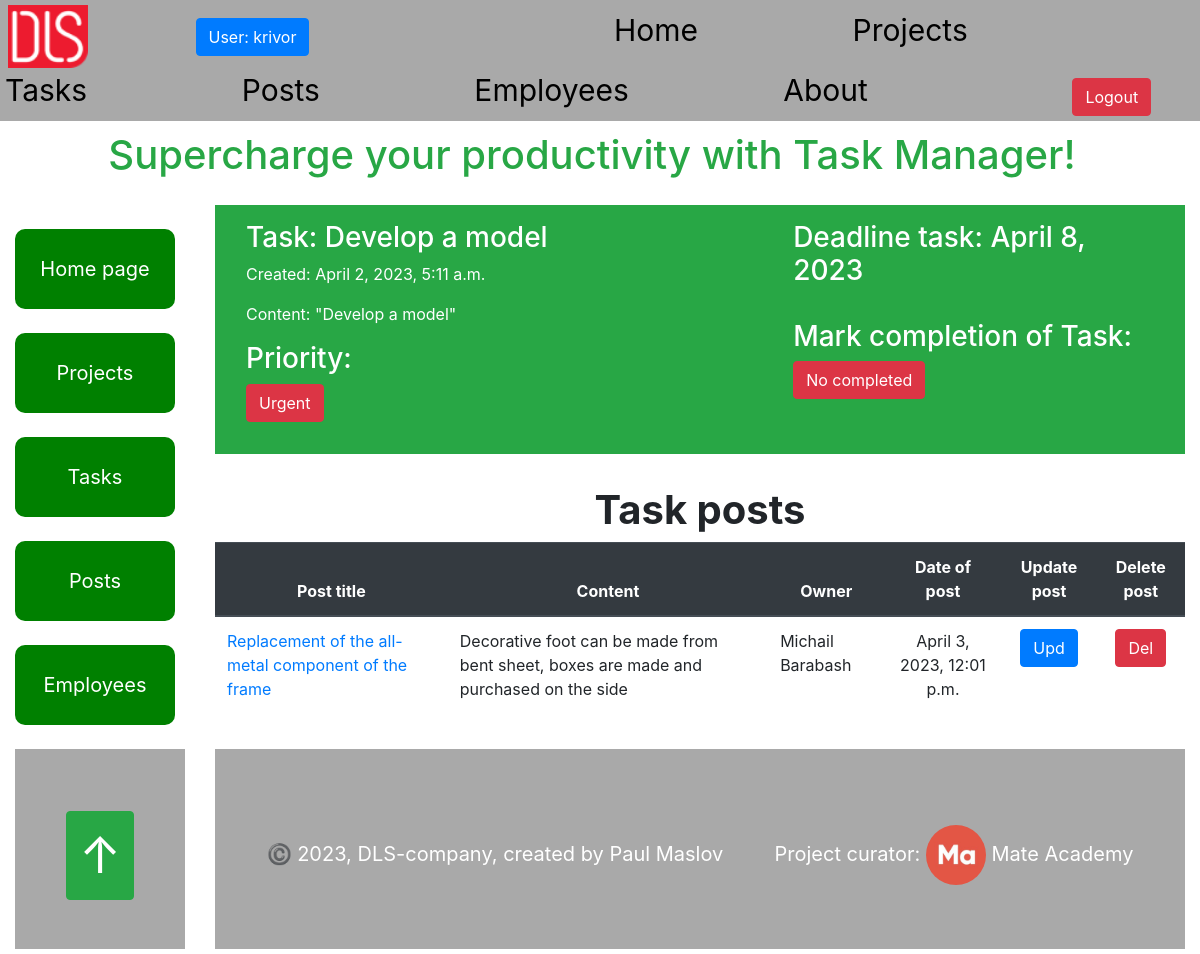
Page /tasks/1/ (signed in) on the committed database.
### task_manager/models.py (models this page shows, shortened)
class Employee(AbstractUser):
    position = models.ForeignKey(
        Position,
        null=True,
        blank=True,
        on_delete=models.CASCADE,
        related_name="employees"
    )
    class Meta:
        ordering = ["username"]
        verbose_name = "employee"
        verbose_name_plural = "employees"
    def __str__(self):
        return f"{self.first_name} {self.last_name}"

class Task(models.Model):
    PRIORITY_CHOICES = (
        ("A", "Urgent"),
        ("B", "No_delay"),
        ("C", "Need"),
    )
    name = models.CharField(max_length=255)
    description = models.TextField(null=True, blank=True)
    created_time = models.DateTimeField(auto_now_add=True)
    deadline = models.DateField(null=True, blank=True)
    is_completed = models.BooleanField()
    priority = models.CharField(
        max_length=1,
        choices=PRIORITY_CHOICES,
        default="B"
    )
    project = models.ForeignKey(Project, on_delete=models.CASCADE, related_name="task")
    assignees = models.ManyToManyField(Employee, related_name="task")
    class Meta:
        ordering = ["deadline", "priority"]

class Post(models.Model):
    title = models.CharField(max_length=255)
    content = models.TextField(null=True, blank=True)
    created_time = models.DateTimeField(auto_now_add=True)
    owner = models.OneToOneField(
        settings.AUTH_USER_MODEL, on_delete=models.CASCADE, null=True,
        related_name="post"
    )
    task = models.ForeignKey(
        Task,
        on_delete=models.CASCADE,
        null=True,
        blank=True,
        related_name="post",
    )
    class Meta:
        ordering = ["created_time"]

### task_manager/views.py (the view)
# urls.py: path("tasks/<int:pk>/", TaskDetailView.as_view(), name="task-detail"),
class TaskDetailView(LoginRequiredMixin, generic.DetailView):
    context_object_name = "task_detail"
    model = Task
    queryset = Task.objects.select_related(
        "project"
    ).prefetch_related("post__owner")

### templates/task_manager/task_detail.html
{% extends "base.html" %}
{% block content %}
  <section class="p-3 mb-2 bg-success text-white">
    <div class="container-fluid">
      <div class="row">
        <div class="col-sm-7">
           <h3 class="project__part">
             Task: {{ task_detail.name }}
           </h3>
           <p>
             Created: {{ task_detail.created_time }}
           </p>
           <p>
             Content: "{{ task_detail.description }}"
           </p>
          <h3>Priority:</h3>
          <p>
           {% if task_detail.priority == "A"  %}
             <span class="btn btn-danger">{{ task_detail.get_priority_display }}</span>
             {% elif task.priority == "B" %}
               <span class="btn btn-primary">{{ task_detail.get_priority_display }}</span>
             {% else %}
               <span class="btn btn-light">{{ task_detail.get_priority_display }}</span>
           {% endif %}
          </p>
        </div>
        <div class="col-sm-5">
          <h3 class="project__part">
            Deadline task: {{ task_detail.deadline }}
          </h3>
          <br><br>
          <h3>
            Mark completion of Task:
          </h3>
          {% if task_detail.is_completed %}
            <p class="text-center btn btn-secondary">Completed</p>
            {% else %}
            <p class="text-center btn btn-danger">No completed</p>
          {% endif %}
        </div>
      </div>
    </div>
  </section>
  <br>
  <section>
    <h1 class="text-center"><strong>Task posts</strong></h1>
    <table class="table">
      <thead class="thead-dark">
        <tr class="text-center">
          <th scope="col">Post title</th>
          <th scope="col">Content</th>
          <th scope="col">Owner</th>
          <th scope="col">Date of post</th>
          <th scope="col">Update post</th>
          <th scope="col">Delete post</th>
        </tr>
      </thead>
      <tbody>
        {% for post in task_detail.post.all %}
          <tr>
            <td><a href="{% url 'task_manager:post-detail' pk=post.id %}">{{ post.title }}</a></td>
            <td>{{ post.content }}</td>
            <td>{{ post.owner }}</td>
            <td class="text-center">{{ post.created_time }}</td>
            <td class="text-center">
              <a
                class="btn btn-primary"
                href="{% url 'task_manager:post-update' pk=post.id %}">
                Upd
              </a>
            </td>
            <td class="text-center">
              <a
                class="btn btn-danger"
                href="{% url 'task_manager:post-delete' pk=post.id %}">
                Del
              </a>
            </td>
          </tr>
        {% endfor %}
      </tbody>
    </table>
  </section>
{% endblock %}

### templates/includes/navigation.html (shortened to what this page needs)
{% load static %}
<div class="header">
  <span class="logo">
    <a href="https://dls.ua/">
      <img src="{% static 'images/logodls.png'%}" alt="DLS logo">
    </a>
  </span>
   {% if user.is_authenticated %}
     <a
       class="login btn btn-primary"
       href="{% url 'task_manager:employee-detail' pk=user.id %}">
       User: {{ user.username }}
     </a>
     <div class="nav">
       <a class="nav__link" href="{% url 'task_manager:index' %}">Home</a>
       <a class="nav__link" href="{% url 'task_manager:project-list' %}">Projects</a>
       <a class="nav__link" href="{% url 'task_manager:task-list' %}">Tasks</a>
       <a class="nav__link" href="{% url 'task_manager:post-list' %}">Posts</a>
       <a class="nav__link" href="{% url 'task_manager:employee-list' %}">Employees</a>
       <a class="nav__link" href="{% url 'task_manager:about' %}">About</a>
     </div>
     <a class="btn btn-danger" href="{% url 'logout' %}">Logout</a>
   {% endif %}
</div>

### static/css/styles.css (style rules this page uses)
html { scroll-behavior: smooth; }
body { margin: 0; padding: 0; box-sizing: border-box; --button-height: 100px; --button-width: 100px; }
.header { padding: 5px; text-align: left; background-color: darkgray; }
.nav { margin-right: 50px; display: inline; }
.nav__link { margin-right: 150px; display: inline-block; font-size: 30px; color: black; text-decoration: burlywood; }
.project__part { display: inline-block; }
.logo { margin-right: 100px; padding: 3px; }
.logo img { width: 80px; }
.login { margin-right: 300px; }

### rows in the picture
Employee: username "krivor"
Task: name "Develop a model", created_time "April 2, 2023, 5:11 a.m.", description "Develop a model", priority "Urgent", deadline "April 8, 2023"
Post: title "Replacement of the all-metal component of the frame", content "Decorative foot can be made from bent sheet, boxes are made and purchased on the side", owner "Michail Barabash", created_time "April 3, 2023, 12:01 p.m."
